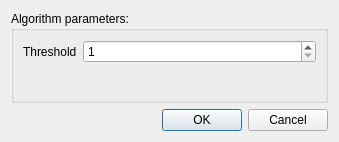
<?xml version="1.0" encoding="UTF-8"?>
<ui version="4.0">
 <class>Dialog</class>
 <widget class="QDialog" name="Dialog">
  <property name="geometry">
   <rect>
    <x>0</x>
    <y>0</y>
    <width>339</width>
    <height>142</height>
   </rect>
  </property>
  <property name="windowTitle">
   <string>ik-means parameters</string>
  </property>
  <layout class="QVBoxLayout" name="verticalLayout">
   <item>
    <widget class="QGroupBox" name="groupBox">
     <property name="title">
      <string>Algorithm parameters:</string>
     </property>
     <layout class="QFormLayout" name="formLayout_2">
      <item row="0" column="0">
       <widget class="QLabel" name="threshold_label">
        <property name="text">
         <string>Threshold</string>
        </property>
       </widget>
      </item>
      <item row="0" column="1">
       <widget class="QSpinBox" name="threshold_spin_box">
        <property name="minimum">
         <number>1</number>
        </property>
       </widget>
      </item>
     </layout>
    </widget>
   </item>
   <item>
    <widget class="QDialogButtonBox" name="buttonBox">
     <property name="orientation">
      <enum>Qt::Horizontal</enum>
     </property>
     <property name="standardButtons">
      <set>QDialogButtonBox::Cancel|QDialogButtonBox::Ok</set>
     </property>
    </widget>
   </item>
  </layout>
 </widget>
 <resources/>
 <connections>
  <connection>
   <sender>buttonBox</sender>
   <signal>accepted()</signal>
   <receiver>Dialog</receiver>
   <slot>accept()</slot>
   <hints>
    <hint type="sourcelabel">
     <x>248</x>
     <y>254</y>
    </hint>
    <hint type="destinationlabel">
     <x>157</x>
     <y>274</y>
    </hint>
   </hints>
  </connection>
  <connection>
   <sender>buttonBox</sender>
   <signal>rejected()</signal>
   <receiver>Dialog</receiver>
   <slot>reject()</slot>
   <hints>
    <hint type="sourcelabel">
     <x>316</x>
     <y>260</y>
    </hint>
    <hint type="destinationlabel">
     <x>286</x>
     <y>274</y>
    </hint>
   </hints>
  </connection>
 </connections>
</ui>
